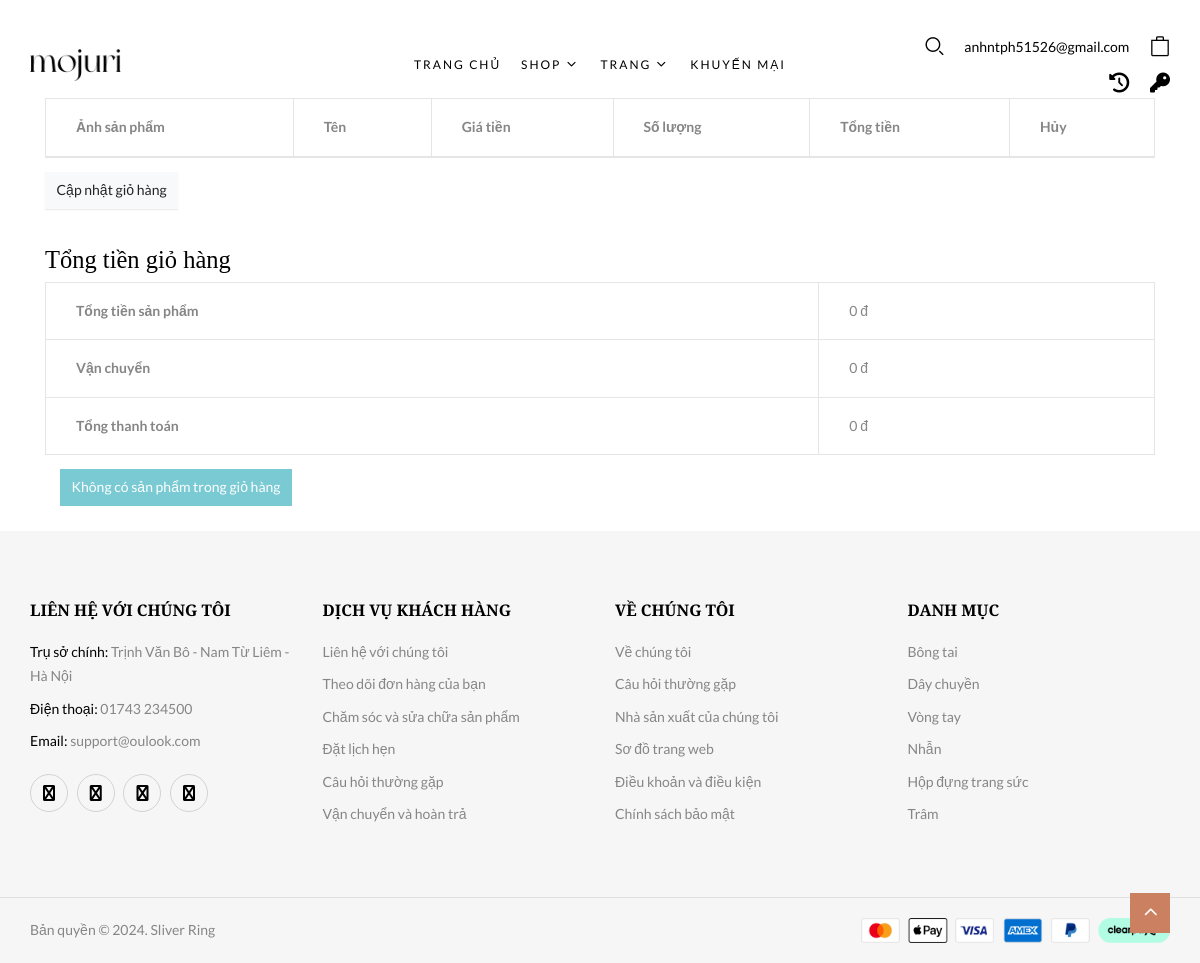
Page /?act=gio-hang (signed in) on the earlier database version.
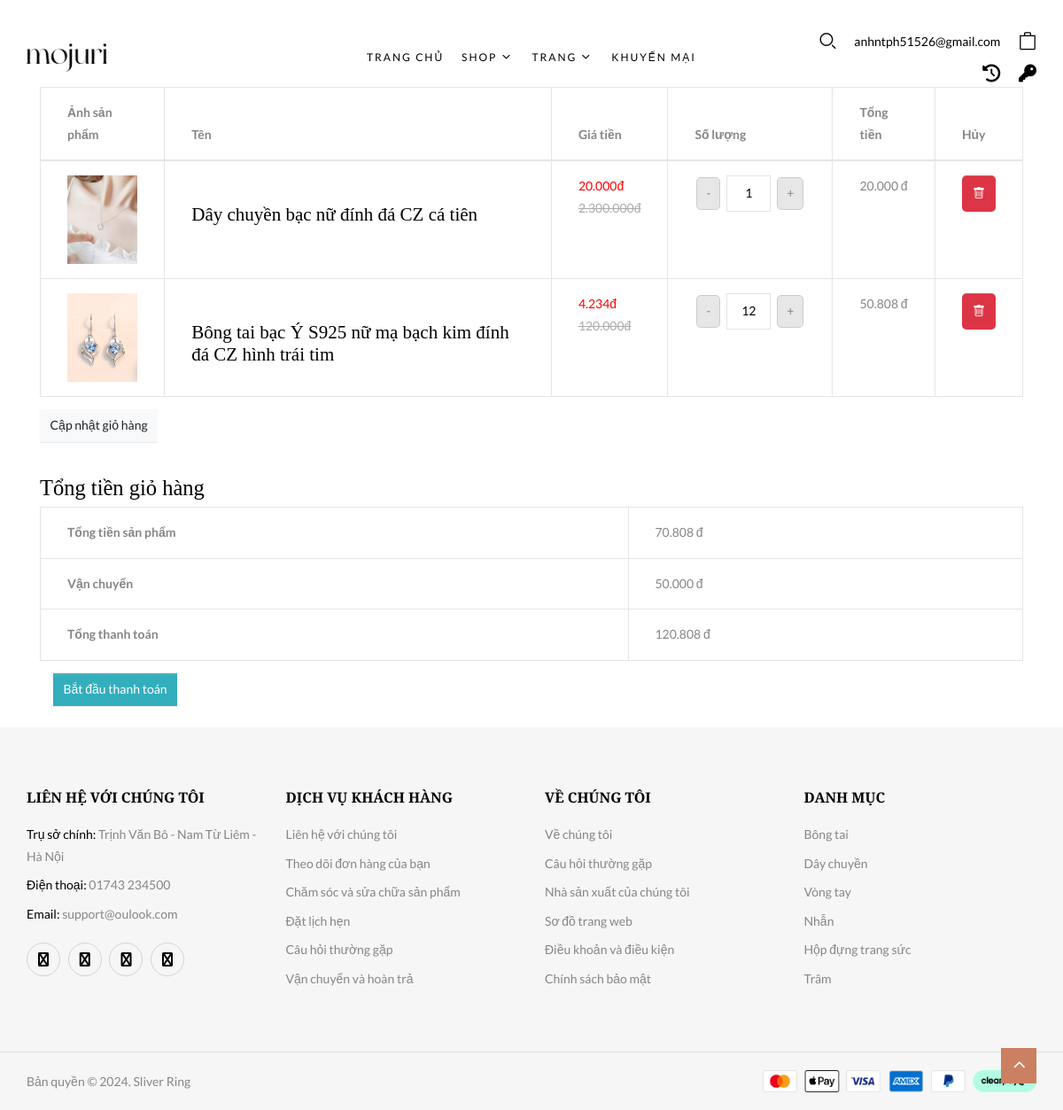
Same page on the later database version.
### tables this page shows
CREATE TABLE `chi_tiet_gio_hangs` (
  `id` int NOT NULL,
  `gio_hang_id` int NOT NULL,
  `san_pham_id` int NOT NULL,
  `so_luong` int NOT NULL
);

CREATE TABLE `san_phams` (
  `id` int NOT NULL,
  `ten` varchar(255) NOT NULL,
  `img` text NOT NULL,
  `gia_ban` decimal(10,0) NOT NULL,
  `gia_km` decimal(10,0) NOT NULL,
  `mo_ta` text NOT NULL,
  `so_luong` int NOT NULL,
  `date` date DEFAULT NULL,
  `trang_thai` int NOT NULL,
  `gia_nhap` decimal(10,0) NOT NULL,
  `danh_muc_id` int NOT NULL
);

### commons/function.php (called while the page is built, shortened)
<?php
function connectDB()
{
    $host = DB_HOST;
    $port = DB_PORT;
    $dbname = DB_NAME;
    try {
        $conn = new PDO("mysql:host=$host;port=$port;dbname=$dbname", DB_USERNAME, DB_PASSWORD);
        $conn->setAttribute(PDO::ATTR_ERRMODE, PDO::ERRMODE_EXCEPTION);
        $conn->setAttribute(PDO::ATTR_DEFAULT_FETCH_MODE, PDO::FETCH_ASSOC);
        return $conn;
    } catch (PDOException $e) {
        echo ("Connection failed: " . $e->getMessage());
    }
}

### models/TaiKhoan.php (called while the page is built, shortened)
<?php
class TaiKhoan
{
    public $conn;
    public function __construct()
    {
        $this->conn = connectDB();
    }
    public function getAllTaiKhoanformEmail($email)
    {
        try {
            $sql = "SELECT * FROM tai_khoans WHERE email = :email";
            $stmt = $this->conn->prepare($sql);
            $stmt->bindParam(':email', $email);
            $stmt->execute([
                ':email' => $email
            ]);
            return $stmt->fetch();
        } catch (PDOException $e) {
            echo 'Lỗi' . $e->getMessage();
        }
    }
}

### models/GioHang.php (called while the page is built, shortened)
<?php
class GioHang
{
    public $conn;
    public function __construct()
    {
        $this->conn = connectDB();
    }
    public function getGioHangFromUser($id)
    {
        try {
            $sql = 'SELECT * FROM gio_hangs WHERE tai_khoan_id = :tai_khoan_id';
            $stmt = $this->conn->prepare($sql);
            $stmt->execute([':tai_khoan_id' => $id]);
            return $stmt->fetch();
        } catch (Exception $e) {
            echo "Lỗi" . $e->getMessage();
        }
    }
    public function getDetailGioHang($id)
    {
        try {
            $sql = 'SELECT chi_tiet_gio_hangs.*, san_phams.ten, san_phams.img, san_phams.gia_ban, san_phams.gia_km
            FROM chi_tiet_gio_hangs
            INNER JOIN san_phams ON chi_tiet_gio_hangs.san_pham_id = san_phams.id
            WHERE chi_tiet_gio_hangs.gio_hang_id = :gio_hang_id';
            $stmt = $this->conn->prepare($sql);
            $stmt->execute([':gio_hang_id' => $id]);
            return $stmt->fetchAll();
        } catch (Exception $e) {
            echo "Lỗi" . $e->getMessage();
        }
    }
}

### views/gioHang.php (the view, shortened to what the rows shown need)
<?php
require_once('views/layout/header.php');
?>
<body class="home">
    <?php require_once('views/layout/menu.php'); ?>
    <head>
      <link rel="stylesheet" href="https://cdn.jsdelivr.net/npm/bootstrap-icons@1.5.0/font/bootstrap-icons.css">
    </head>
    <main><br><br><br><br>
      <section class="shop-checkout container">
        <div class="shopping-cart mb-5">
          <div class="cart-table__wrapper">
            <form action="?act=cap-nhat-gio-hang" method="POST" class="position-relative bg-body">
              <table class="cart-table">
                <thead>
                  <tr>
                    <th>Ảnh sản phẩm</th>
                    <th>Tên</th>
                    <th>Giá tiền</th>
                    <th>Số lượng</th>
                    <th>Tổng tiền</th>
                    <th>Hủy</th>
                  </tr>
                </thead>
                <tbody>
                  <?php
                  foreach ($chiTietGioHang as $sanPham) :
                  ?>
                    <tr>
                      <td>
                        <div class="shopping-cart__product-item">
                          <a href="<?= "?act=chitietsanpham&id=" . $sanPham['san_pham_id'] ?>">
                            <img loading="lazy" src="<?= $sanPham['img'] ?>" alt="" class="pc__img">
                          </a>
                        </div>
                      </td>
                      <td>
                        <div class="shopping-cart__product-item__detail">
                          <h4><a href=""><?= $sanPham['ten'] ?></a></h4>
                        </div>
                      </td>
                      <td>
                        <span class="shopping-cart__product-price">
                          <?php if ($sanPham['gia_km']) { ?>
                            <span style="color: red;"> <?= number_format($sanPham['gia_km'], 0, ',', '.') ?>đ</span><br>
                            <span><del><?= number_format($sanPham['gia_ban'], 0, ',', '.') ?>đ</del></span>
                          <?php } else { ?>
                            <span> <?= number_format($sanPham['gia_ban'], 0, ',', '.') ?>đ</span>
                          <?php } ?>
                        </span>
                      </td>
                      <td>
                        <div class="qty-control position-relative">
                          <div class="qty-control__reduce">-</div>
                          <input type="number" name="so_luong[<?= $sanPham['san_pham_id'] ?>]" class="qty-control__number text-center" value="<?= $sanPham['so_luong'] ?>" min="1" data-gia="<?= $sanPham['gia_km'] ?? $sanPham['gia_ban'] ?>" data-san-pham-id="<?= $sanPham['san_pham_id'] ?>">
                          <div class="qty-control__increase">+</div>
                        </div>
                      </td>
                      <td>
                        <span class="shopping-cart__subtotal" id="subtotal-<?= $sanPham['san_pham_id'] ?>">
                          <?php
                          $tongtien = 0;
                          if ($sanPham['gia_km']) {
                            $tongtien = $sanPham['gia_km'] * $sanPham['so_luong'];
                          } else {
                            $tongtien = $sanPham['gia_ban'] * $sanPham['so_luong'];
                          }
                          echo number_format($tongtien, 0, ',', '.') . ' đ';
                          ?>
                        </span>
                      </td>
                      <td>
                        <form action="<?= '?act=xoa-san-pham-gio-hang' ?>" method="POST">
                          <button type="submit" class="btn btn-danger" onclick="return confirm('Bạn chắc chắn muốn xóa sản phẩm này khỏi giỏ hàng?')">
                            <i class="bi bi-trash"></i>
                          </button>
                        </form>
                      </td>
                    </tr>
                  <?php endforeach ?>
                </tbody>
              </table>
            </form>
          </div>
          <div class="shopping-cart__totals-wrapper">
            <div class="sticky-content">
              <div class="shopping-cart__totals">
                <table class="cart-totals">
                  <tbody>
                    <tr>
                      <th>Tổng tiền sản phẩm</th>
                    </tr>
                    <tr>
                      <th>Vận chuyển</th>
                    </tr>
                    <tr>
                      <th>Tổng thanh toán</th>
                    </tr>
                  </tbody>
                </table>
              </div>
            </div>
          </div>
        </div>
      </section>
    </main>
    <br>
    <?php require_once './views/layout/footer.php'; ?>

Differences in the rows shown:
added chi_tiet_gio_hangs: san_pham.img (picture), san_pham.ten "Dây chuyền bạc nữ đính đá CZ cá tiên", san_pham.gia_km "20.000", san_pham.gia_ban "2.300.000", so_luong "1", tongtien "20.000"
added chi_tiet_gio_hangs: san_pham.img (picture), san_pham.ten "Bông tai bạc Ý S925 nữ mạ bạch kim đính đá CZ hình trái tim", san_pham.gia_km "4.234", san_pham.gia_ban "120.000", so_luong "12", tongtien "50.808"
Other differences:
$tongGioHang: "0" → "70.808"
$phiship: (not shown) → "50.000"
$tongGioHang + $phiship: (not shown) → "120.808"
text no longer shown: "0 đ 0 đ Không có sản phẩm trong giỏ hàng"
text now shown: "đ đ Bắt đầu thanh toán"
